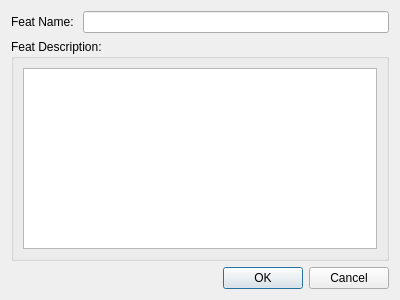
<?xml version="1.0" encoding="UTF-8"?>
<ui version="4.0">
 <class>Dialog</class>
 <widget class="QDialog" name="Dialog">
  <property name="geometry">
   <rect>
    <x>0</x>
    <y>0</y>
    <width>400</width>
    <height>300</height>
   </rect>
  </property>
  <property name="windowTitle">
   <string>New Feat</string>
  </property>
  <layout class="QGridLayout" name="gridLayout_2">
   <item row="0" column="0">
    <widget class="QLabel" name="label">
     <property name="text">
      <string>Feat Name: </string>
     </property>
    </widget>
   </item>
   <item row="0" column="1">
    <widget class="QLineEdit" name="nameEdit"/>
   </item>
   <item row="1" column="0" colspan="2">
    <widget class="QGroupBox" name="groupBox">
     <property name="title">
      <string>Feat Description: </string>
     </property>
     <layout class="QGridLayout" name="gridLayout">
      <item row="0" column="0">
       <widget class="QTextEdit" name="descriptionText"/>
      </item>
     </layout>
    </widget>
   </item>
   <item row="2" column="0" colspan="2">
    <widget class="QDialogButtonBox" name="buttonBox">
     <property name="orientation">
      <enum>Qt::Horizontal</enum>
     </property>
     <property name="standardButtons">
      <set>QDialogButtonBox::Cancel|QDialogButtonBox::Ok</set>
     </property>
    </widget>
   </item>
  </layout>
 </widget>
 <resources/>
 <connections>
  <connection>
   <sender>buttonBox</sender>
   <signal>accepted()</signal>
   <receiver>Dialog</receiver>
   <slot>accept()</slot>
   <hints>
    <hint type="sourcelabel">
     <x>248</x>
     <y>254</y>
    </hint>
    <hint type="destinationlabel">
     <x>157</x>
     <y>274</y>
    </hint>
   </hints>
  </connection>
  <connection>
   <sender>buttonBox</sender>
   <signal>rejected()</signal>
   <receiver>Dialog</receiver>
   <slot>reject()</slot>
   <hints>
    <hint type="sourcelabel">
     <x>316</x>
     <y>260</y>
    </hint>
    <hint type="destinationlabel">
     <x>286</x>
     <y>274</y>
    </hint>
   </hints>
  </connection>
 </connections>
</ui>
